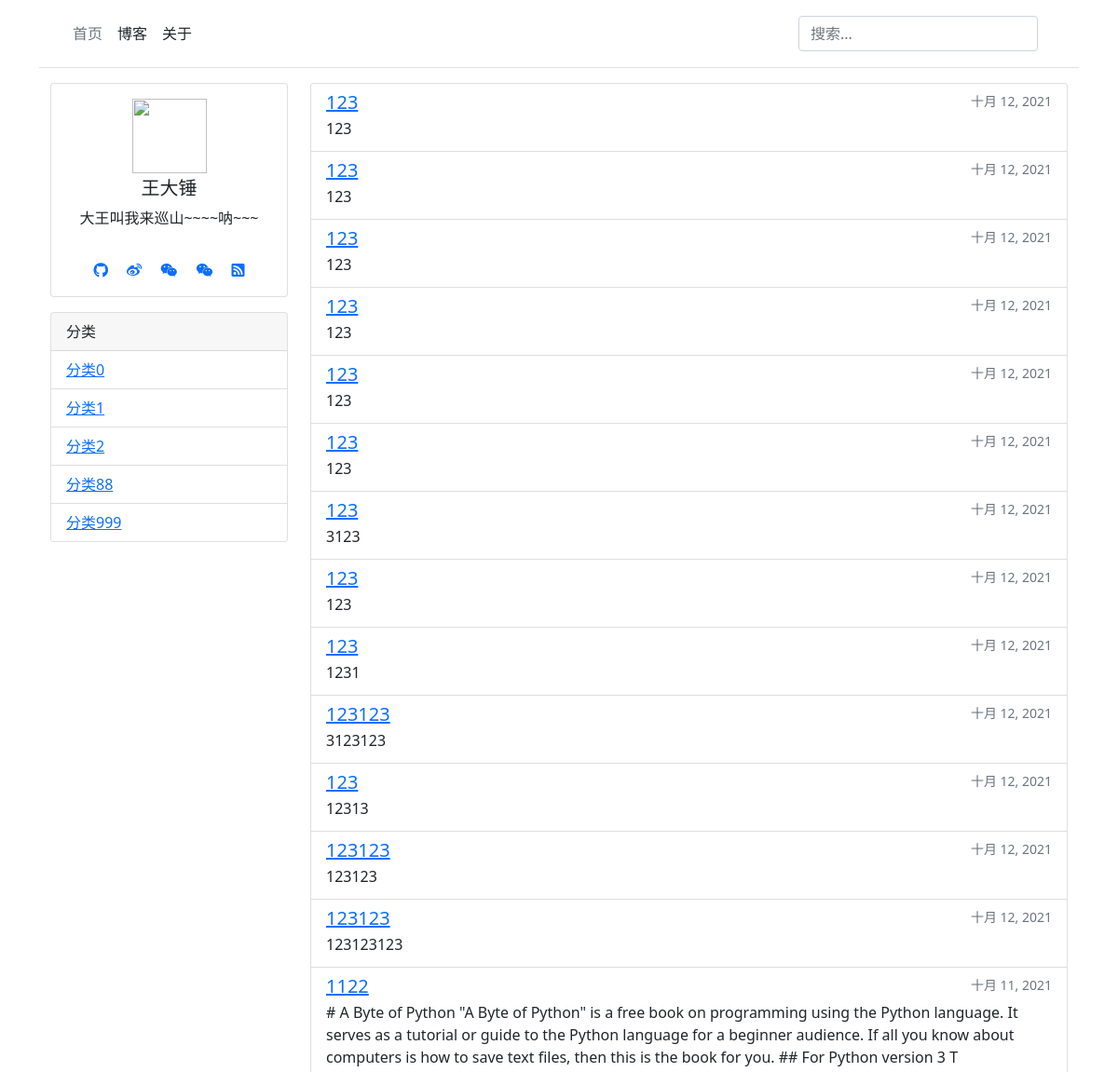
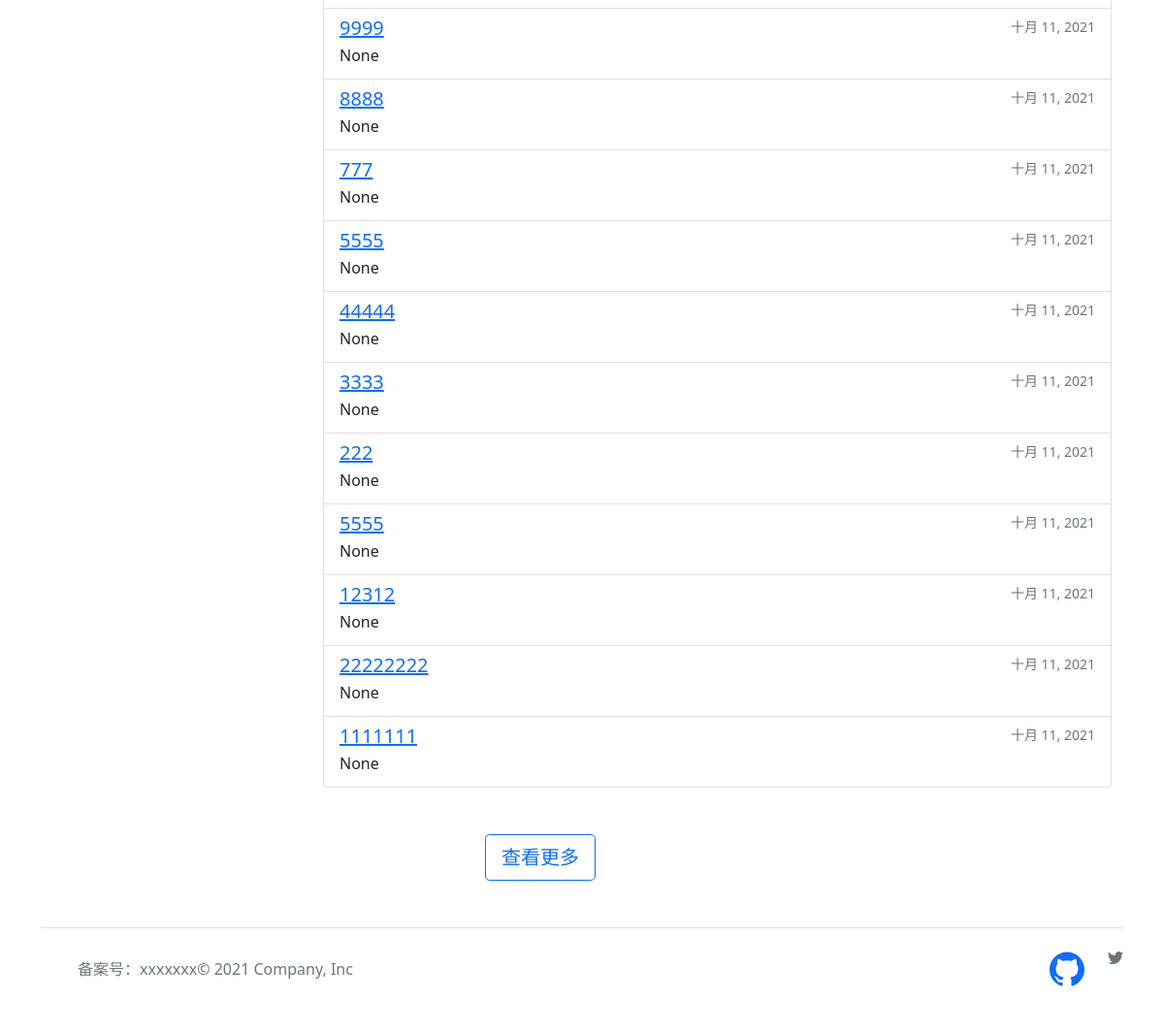
Before: / with the older database file (2 pictures, top to bottom).
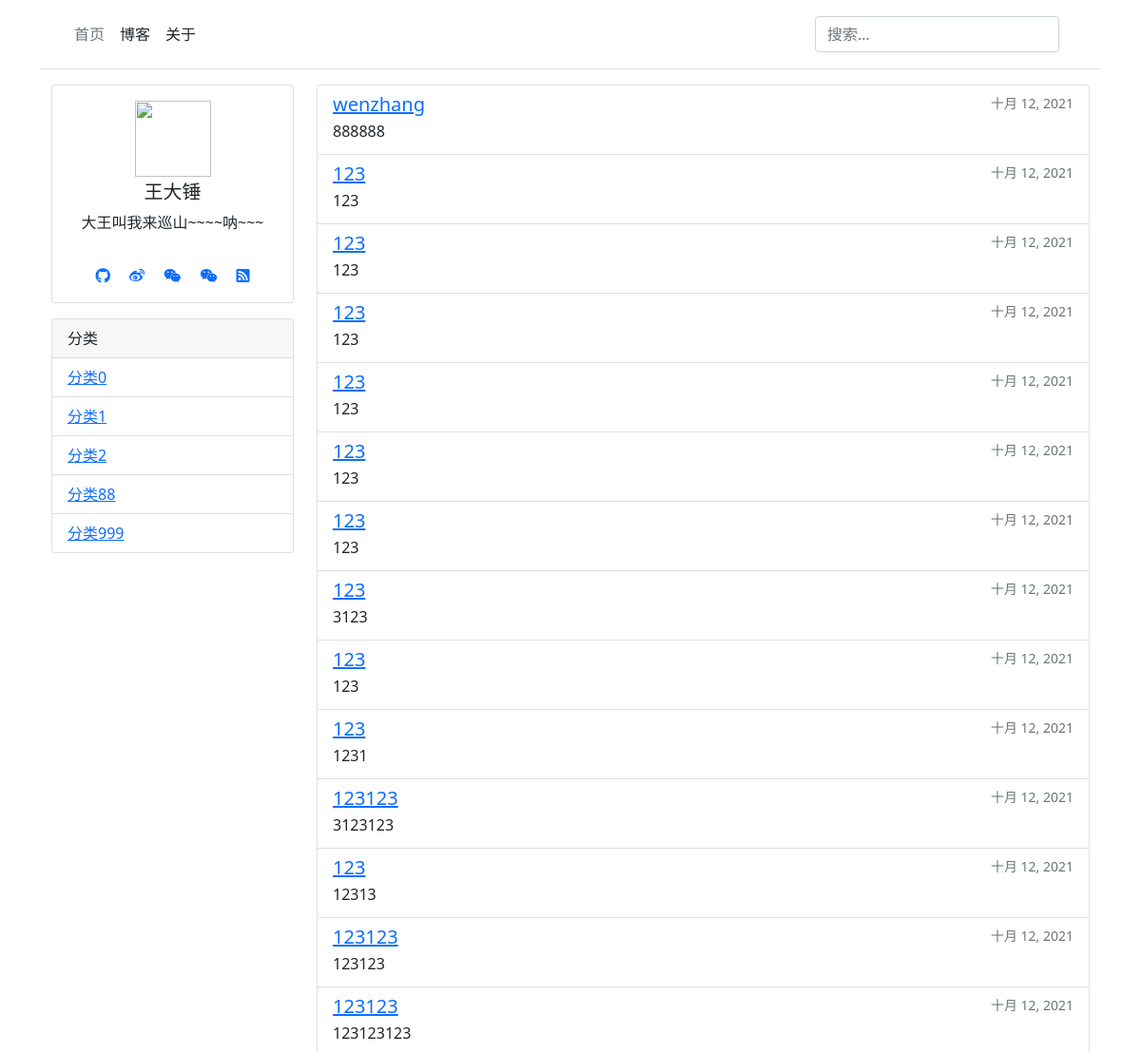
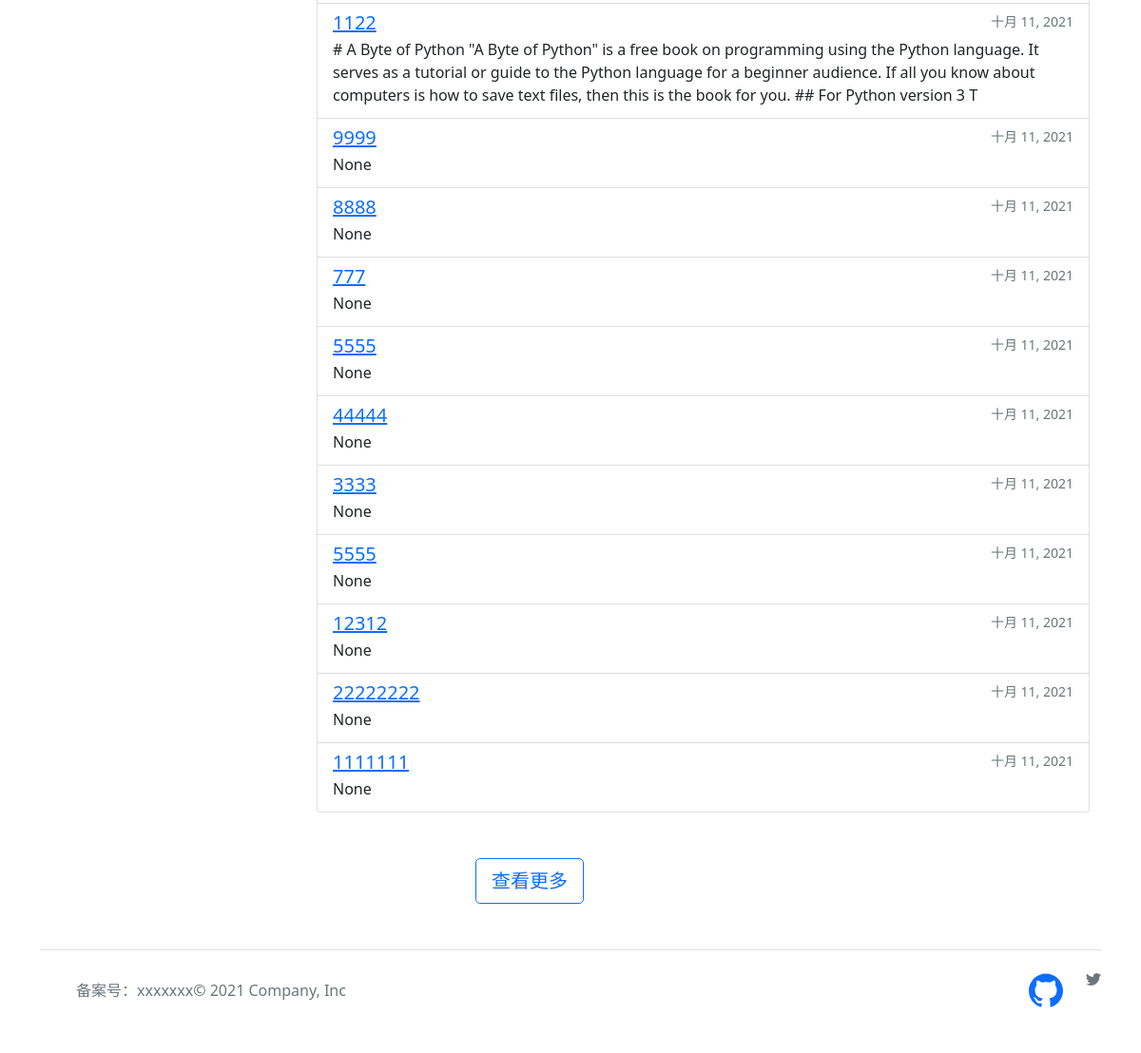
After: the same page with the newer database file (2 pictures, top to bottom).
### blog/models.py (models this page shows, shortened)
class Category(models.Model):
    name = models.CharField('分类名', max_length=64)
    sort = models.SmallIntegerField('分类排序', default=0, help_text="数字越小，排名越靠前")
    created = models.DateTimeField(verbose_name='添加时间',  auto_now_add=True)
    modified = models.DateTimeField(verbose_name='修改时间', default=timezone.now)
    def __str__(self):
        return self.name
    def get_absolute_url(self):
        return reverse('category-detail', kwargs={'pk': self.pk})
    class Meta:  # 按sort排序
        ordering = ['sort']
        verbose_name = "分类"
        verbose_name_plural = verbose_name

class Article(models.Model):
    title = models.CharField('文章标题',max_length=128)
    category = models.ForeignKey(Category, verbose_name='文章分类', on_delete=models.SET(category_haveNo), )
    is_public = models.BooleanField('是否公开', default=True, help_text="文章是否公开展示，不勾选就对外隐藏")
    is_original = models.BooleanField('是否原创', default=True, help_text="文章是否原创，不勾选就是转载")
    content_markdown = models.TextField('文章内容markdown', null=True, blank=True)
    content_html = models.TextField('文章内容html', null=True, blank=True,help_text="返回给客户端(根据markdown自动生成的，不要手动修改)")
    keywords = models.CharField('seo的keywords', max_length=640, blank=True, null=True)
    description = models.CharField('seo的description', max_length=640, blank=True, null=True)
    click = models.PositiveIntegerField('点击量',default=0)
    created = models.DateTimeField(verbose_name='添加时间',  auto_now_add=True)
    modified = models.DateTimeField(verbose_name='修改时间', default=timezone.now)
    def get_absolute_url(self):
        return reverse('article-detail', kwargs={'pk': self.pk})
    class Meta:
        ordering = ['-created'] # 默认按照创建时间排序
        verbose_name = "文章"
        verbose_name_plural = verbose_name

### blog/views.py (the view)
# urls.py: path('', IndexPageView.as_view(), name='home'),
class IndexPageView(ListView):
    queryset = Article.get_public_article()
    template_name = "blog/index.html"
    def get_context_data(self, **kwargs):
        context = super().get_context_data(**kwargs)
        context['SITE_CONFIG'] = settings.SITE_CONFIG  # 网站配置信息
        context['category'] = Category.objects.all()  # 网站分类
        return context

### templates/blog/index.html
{% extends "base.html" %}
{% block content %}
<div class="container">
  <div class="row">
    <div class="col-3 d-none d-md-block">
     <div class="row">
         <div class="col">
             {% include 'user_info.html' %}
         </div>
     </div>
          <div class="row mt-3">
         <div class="col">
             {% include 'category.html' %}
         </div>
     </div>
    </div>
    <div class="col">
  <ul class="list-group  ">
      {% for article in object_list %}
   <li   class="list-group-item  ">
    <div class="d-flex w-100 justify-content-between">
      <h5 class="mb-1"><a target="_blank" href="{{ article.get_absolute_url }}"> {{ article.title }}</a></h5>
      <small class="text-muted">{{ article.created|date }}</small>
    </div>
    <p class="mb-1">{{ article.content_markdown|slice:":300" }}</p>
  </li>
   {% empty %}
        <li>内容为空。</li>
    {% endfor %}
</ul>
    </div>
  </div>
</div>
<div class="mx-auto mt-5" style="width: 200px;">
<a class="btn btn-outline-primary btn-lg" href="{% url 'article-list' %}" role="button">查看更多</a>
</div>
{% endblock %}

### templates/category.html
<div class="card"  >
  <div class="card-header">
    分类
  </div>
  <ul class="list-group list-group-flush">
    {% for item in category %}
      <li class="list-group-item">
          <a target="_blank" href="{{ item.get_absolute_url }}">{{ item }}</a>
      </li>
    {% empty %}
    啥都没有
    {% endfor %}
  </ul>
</div>

Changed rows visible on the page:
removed Article: title "222", created "十月 11, 2021", content_markdown "None"
added Article: title "wenzhang", created "十月 12, 2021", content_markdown "888888"
